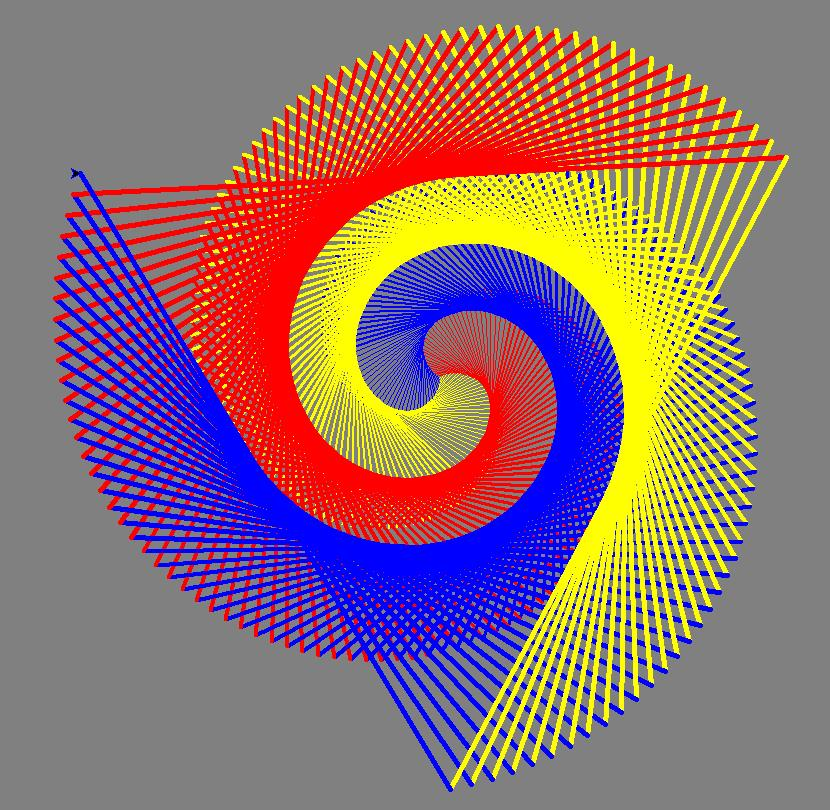

This chart was generated by the following Python code:
#This is just a round
import turtle
t = turtle.Pen()
turtle.bgcolor('gray')
sides = 3
colors = ['red', 'yellow', 'blue', 'orange', 'green', 'purple']
for x in range(360):
    t.pencolor(colors[x%sides])
    t.forward(x*3/sides + x)
    t.right(360/sides + 1)
    t.width(x*sides/200)
